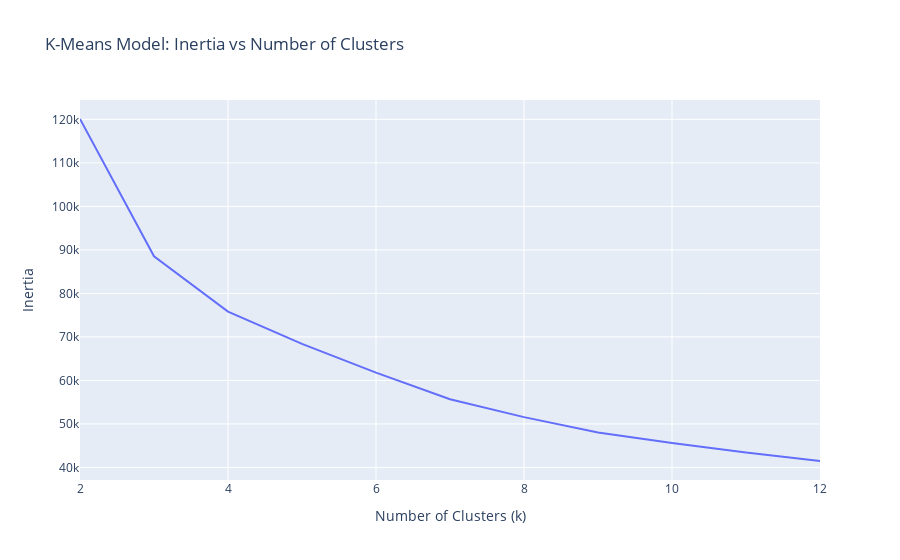

Notebook code for this chart:
### Markdown cell above
Use plotly express to create a line plot that shows the values of inertia_errors as a function of n_clusters. Be sure to label your x-axis "Number of Clusters", your y-axis "Inertia", and use the title "K-Means Model: Inertia vs Number of Clusters"

### Code cell
# Create line plot of `inertia_errors` vs `n_clusters`
fig = px.line(
    x=n_clusters, y=inertia_errors, title="K-Means Model: Inertia vs Number of Clusters"
)

fig.update_layout(xaxis_title="Number of Clusters (k)", yaxis_title="Inertia")

fig.show()

### Figure 1 — Plotly figure (JSON) as saved in the notebook; plotly's stock layout.template omitted (floating-point values rounded to 4 significant figures)
{"data": [{"hovertemplate": "x=%{x}<br>y=%{y}<extra></extra>", "legendgroup": "", "line": {"color": "#636efa", "dash": "solid"}, "marker": {"symbol": "circle"}, "mode": "lines", "name": "", "orientation": "v", "showlegend": false, "type": "scatter", "x": [2, 3, 4, 5, 6, 7, 8, 9, 10, 11, 12], "xaxis": "x", "y": [120100.0, 88540.0, 75810.0, 68400.0, 61800.0, 55670.0, 51570.0, 48020.0, 45620.0, 43440.0, 41480.0], "yaxis": "y"}], "layout": {"legend": {"tracegroupgap": 0}, "title": {"text": "K-Means Model: Inertia vs Number of Clusters"}, "xaxis": {"anchor": "y", "domain": [0, 1], "title": {"text": "Number of Clusters (k)"}}, "yaxis": {"anchor": "x", "domain": [0, 1], "title": {"text": "Inertia"}}}}
